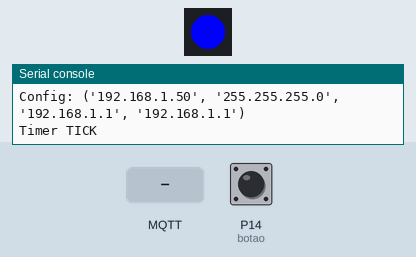
The program below on a simulated Pycom board running MicroPython. Shown: 1 RGB LEDs in strip order, left to right, the last lines printed to the serial console. The inputs (shaded band) are chosen by the test bench; at power-on: P14 (botao) HIGH. WiFi joins after 1.5 s; no MQTT or app messages arrive unless stated; nothing arrives over Bluetooth unless stated; library files of the repository ran but are not shown: 1 file(s).

Above: at 3.8 s.
3.9 s: MQTT message "ON" arrives on the first subscribed topic
At 5.5 s:
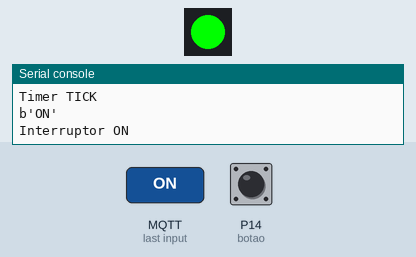
6.1 s: MQTT message "OFF" arrives on the first subscribed topic
At 7.5 s:
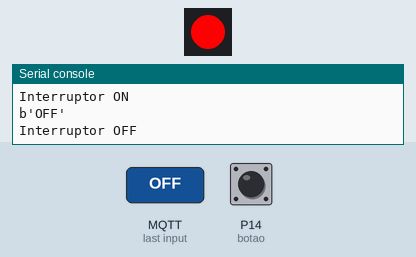
Timing chart, 0 to 9.1 s (numbered marks = the images above; inputs shaded):
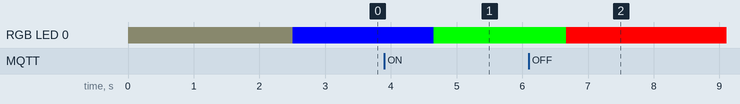

Measured:
- after the input at 3.9 s, RGB LED 0: RGB(0, 0, 255) → RGB(0, 255, 0) after 0.76 s
- after the input at 6.1 s, RGB LED 0: RGB(0, 255, 0) → RGB(255, 0, 0) after 0.57 s

The program:

main.py
```python
import time
import pycom
from pysense import Pysense
import machine
from machine import Pin
from machine import Timer
#######  Import Sensores
from SI7006A20 import SI7006A20
from LIS2HH12 import LIS2HH12
from LTR329ALS01 import LTR329ALS01
from MPL3115A2 import MPL3115A2,ALTITUDE,PRESSURE
########### Import MQTT
import network
import usocket
import ubinascii
from mqtt import MQTTClient
import sys
########### Import Bluetooth
from network import Bluetooth

# Button definition
botao = Pin('P14', mode=Pin.IN, pull=Pin.PULL_UP)

pycom.heartbeat(False)
pycom.rgbled(0x0A0A08) # white

py = Pysense()
#LER TSensores
si = SI7006A20(py)
mp = MPL3115A2(py,mode=ALTITUDE) # Returns height in meters. Mode may also be set to PRESSURE, returning a value in Pascals
mpp = MPL3115A2(py,mode=PRESSURE)
lt = LTR329ALS01(py)
li = LIS2HH12(py)
t_ambient = 24.4

#Variável auxiliar - guarda o estado do interruptor
variavel = 0


# setup as a station
wlan = network.WLAN(mode=network.WLAN.STA)
wlan.connect('MEO-8D0BF0', auth=(network.WLAN.WPA2, '7ccc98eb74'))

while not wlan.isconnected():
     machine.idle() # save power while waiting

print("%============================%")
print("% WLAN Connected             %")
print("%============================%")

print("Config:", wlan.ifconfig())
pycom.rgbled(0x0000FF) # Blue


############### Bluetooth Low Energy

bluetooth = Bluetooth()
bluetooth.set_advertisement(name='LoPy do ABCD', service_uuid=b'1234567890123456') #Define o nome e o ID

#Avisa caso haja uma nova conexão/desconexão de um dispositivo ao LoPy através de BLE
def conn_cb (bt_o):
    events = bt_o.events()
    if  events & Bluetooth.CLIENT_CONNECTED:
	print("Conectado através de BLE")
    elif events & Bluetooth.CLIENT_DISCONNECTED:
	print("Desconectado através de BLE")

bluetooth.callback(trigger=Bluetooth.CLIENT_CONNECTED | Bluetooth.CLIENT_DISCONNECTED, handler=conn_cb)

bluetooth.advertise(True)

srv1 = bluetooth.service(uuid=b'1234567890123456', isprimary=True)
chr1 = srv1.characteristic(uuid=b'1234567890123456', value="Redes de Sensores") #Mensagem que o LoPy escreve através do BLE


#Dependendo da mensagem recebida,do dispositivo através de BLE, comuta o estado do interruptor
def char1_cb(chr):
    print("Write request with value = {}".format(chr.value()))
    if (chr.value() == b"ON"):
        #print("Interruptor ON - BLE")
        client.publish(topic="samymh/feeds/botao", msg = "ON")
    if (chr.value() == b"OFF"):
        #print("Interruptor OFF - BLE")
        client.publish(topic="samymh/feeds/botao", msg = "OFF")

char1_cb = chr1.callback(trigger=Bluetooth.CHAR_WRITE_EVENT, handler=char1_cb)

###############

#Caso haja comutação do interruptor através: Adafruit/MQTT.fx, Botão LoPy ou do telemóvel(BLE)
#Ou seja, quando o client.check_msg() deteta uma mensagem = 'ON' ou 'OFF'
def sub_cb(topic, msg):
   print(msg)
   global variavel
   if msg == b"ON":
      print("Interruptor ON")
      variavel = 1
      pycom.rgbled(0x00FF00) # GREEN
   if msg == b"OFF":
      print("Interruptor OFF")
      variavel= 0
      pycom.rgbled(0xFF0000) # RED
      #Reset dos feeds do dashboard
      client.publish(topic="samymh/feeds/temperatura0", msg = "0" )
      client.publish(topic="samymh/feeds/bateria", msg="0")
      client.publish(topic="samymh/feeds/luminiosidade", msg="0")
      client.publish(topic="samymh/feeds/humidade", msg="0")
      client.publish(topic="samymh/feeds/temperatura", msg = "0" )

client = MQTTClient("RS 2020 - 19/11", "io.adafruit.com",user="samymh", password="aio_KovO75Hpc8XnmsAwGTpjFntCDQTd", port=1883)

client.set_callback(sub_cb)
client.connect()

#Subscrever feed do adafruit
#Permite receber informação, do feed subscrito, através dos callbacks(quando ocorre interrupção)
client.subscribe(topic = "samymh/feeds/botao")


#Contador de 30s que permite atualizar os dados peridodicamente
#Útil para poder fazer o check_msg() rapidamente
#Se metessemos isto no while() tinhamos de meter um deelay muito grande para não ocupar a banda ISM.
#E podiamos perder informação - perder "msg"
class Clock:
    def __init__(self):
        self.seconds = 29
        self.__alarm = Timer.Alarm(self._seconds_handler, 1, periodic=True)
    def _seconds_handler(self, alarm):
        self.seconds += 1
        if self.seconds == 30:
            print("Timer TICK")
            #Se interruptor esta ligado
            if variavel == 1:
                print("Data UPDATED")
                #Publicar os dados nos feeds do Adafruit
                client.publish(topic="samymh/feeds/temperatura0", msg = str(si.temperature()) )
                client.publish(topic="samymh/feeds/temperatura", msg = str(si.temperature()) )
                client.publish(topic="samymh/feeds/bateria", msg=(str(py.read_battery_voltage())))
                client.publish(topic="samymh/feeds/luminiosidade", msg=str(lt.light()[1]))
                client.publish(topic="samymh/feeds/humidade", msg=(str(si.humidity())))
                #Imprimir os dados
                print("Temperature: " + str(si.temperature())+ " ºC ")
                print("Relative Humidity: " + str(si.humidity()) + " %RH")
                print("Humidity Ambient for " + str(t_ambient) + " deg C is " + str(si.humid_ambient(t_ambient)) + "%RH")
                print("Luminosity: " + str(lt.light()) + "Lux")
                print("Battery voltage: " + str(py.read_battery_voltage()) + "V")
                print("Acceleration: " + str(li.acceleration()) +  "  Roll: " + str(li.roll()) + "  Pitch: " + str(li.pitch()) )

            #Se o interruptor estiver desligado
            else:
                machine.idle() # save power while waiting
            self.seconds = 0

clock = Clock()


while True:
    #Sempre que o botão do LoPy é pressionado, o estado do interruptor é comutado
    if ((botao()==0)):
        if (variavel == 0) :
            client.publish(topic="samymh/feeds/botao", msg = "ON") #Habilita interruptor
        else:
            client.publish(topic="samymh/feeds/botao", msg = "OFF")#Desabilita interruptor

    time.sleep(1)
    #print("Variavel: "+ str(variavel))

    #Verificar se há pedido para comutar o estado do Interruptor
    #Caso msg='ON'   --> Interruptor ON
    #Caso msg='OFF'  --> Interruptor OFF
    client.check_msg()
```
